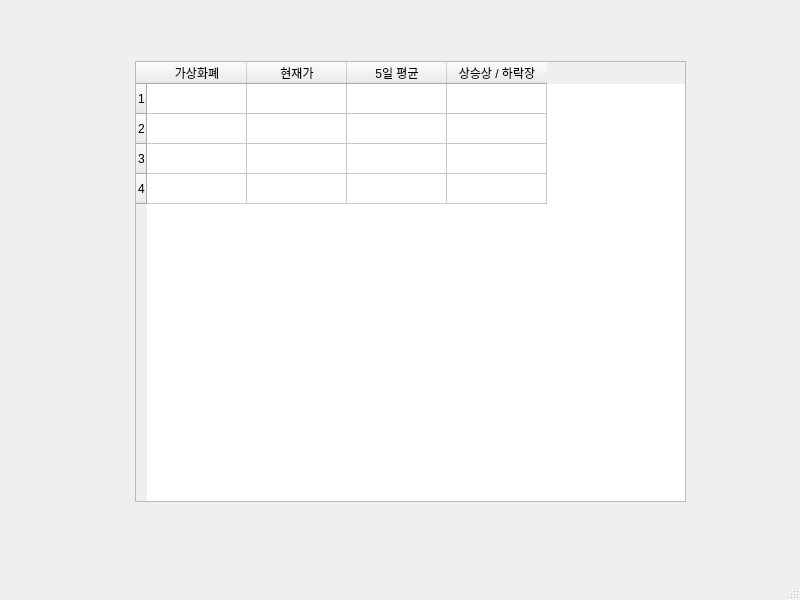
<?xml version="1.0" encoding="UTF-8"?>
<ui version="4.0">
 <class>MainWindow</class>
 <widget class="QMainWindow" name="MainWindow">
  <property name="geometry">
   <rect>
    <x>0</x>
    <y>0</y>
    <width>800</width>
    <height>600</height>
   </rect>
  </property>
  <property name="windowTitle">
   <string>MainWindow</string>
  </property>
  <property name="unifiedTitleAndToolBarOnMac">
   <bool>false</bool>
  </property>
  <widget class="QWidget" name="centralwidget">
   <widget class="QTableWidget" name="tableWidget">
    <property name="geometry">
     <rect>
      <x>135</x>
      <y>61</y>
      <width>551</width>
      <height>441</height>
     </rect>
    </property>
    <property name="rowCount">
     <number>4</number>
    </property>
    <property name="columnCount">
     <number>4</number>
    </property>
    <row/>
    <row/>
    <row/>
    <row/>
    <column>
     <property name="text">
      <string>가상화폐</string>
     </property>
    </column>
    <column>
     <property name="text">
      <string>현재가</string>
     </property>
    </column>
    <column>
     <property name="text">
      <string>5일 평균</string>
     </property>
    </column>
    <column>
     <property name="text">
      <string>상승상 / 하락장</string>
     </property>
    </column>
   </widget>
  </widget>
  <widget class="QMenuBar" name="menubar">
   <property name="geometry">
    <rect>
     <x>0</x>
     <y>0</y>
     <width>800</width>
     <height>26</height>
    </rect>
   </property>
  </widget>
  <widget class="QStatusBar" name="statusbar"/>
 </widget>
 <resources/>
 <connections/>
</ui>
